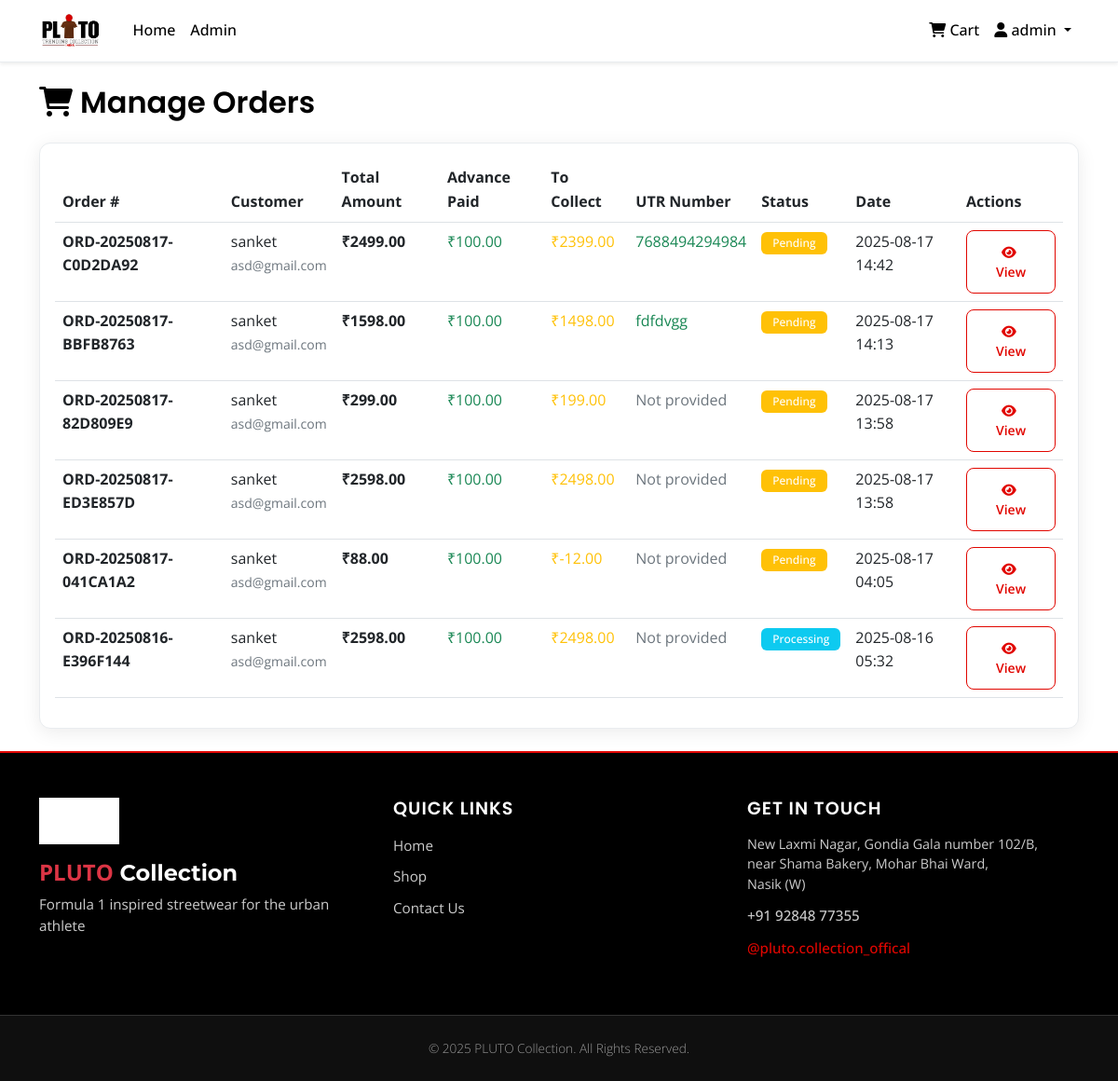
Page /admin/orders (signed in) on the committed database.
### app.py (models this page shows)
class User(UserMixin, db.Model):
    id = db.Column(db.Integer, primary_key=True)
    username = db.Column(db.String(80), unique=True, nullable=False)
    email = db.Column(db.String(120), unique=True, nullable=False)
    password_hash = db.Column(db.String(120), nullable=False)
    is_admin = db.Column(db.Boolean, default=False)
    created_at = db.Column(db.DateTime, default=datetime.utcnow)
    orders = db.relationship('Order', backref='user', lazy=True)

class Order(db.Model):
    id = db.Column(db.Integer, primary_key=True)
    order_number = db.Column(db.String(20), unique=True, nullable=False)
    user_id = db.Column(db.Integer, db.ForeignKey('user.id'), nullable=False)
    total_amount = db.Column(db.Float, nullable=False)
    advance_paid = db.Column(db.Float, default=0.0)  # New field for advance payment
    remaining_amount = db.Column(db.Float, nullable=False)  # New field for remaining amount
    status = db.Column(db.String(20), default='pending')
    shipping_address = db.Column(db.Text, nullable=False)
    phone = db.Column(db.String(20), nullable=False)
    utr_number = db.Column(db.String(50), nullable=True)  # UTR number for payment
    payment_screenshot = db.Column(db.String(200), nullable=True)  # Payment screenshot filename
    created_at = db.Column(db.DateTime, default=datetime.utcnow)
    order_items = db.relationship('OrderItem', backref='order', lazy=True)

### app.py (the view)
@app.route('/admin/orders')
@login_required
def admin_orders():
    if not current_user.is_admin:
        flash('Access denied!', 'error')
        return redirect(url_for('home'))
    orders = Order.query.order_by(Order.created_at.desc()).all()
    return render_template('admin/orders.html', orders=orders)

### app.py (called while the page is built)
@login_manager.user_loader
def load_user(user_id):
    return User.query.get(int(user_id))

### templates/admin/orders.html (shortened to what this page needs)
{% extends "base.html" %}
{% block content %}
<div class="row">
    <div class="col-12">
        <h2 class="mb-4">
            <i class="fas fa-shopping-cart me-2"></i>Manage Orders
        </h2>
    </div>
</div>
{% if orders %}
<div class="card">
    <div class="card-body">
        <div class="table-responsive">
            <table class="table table-hover">
                <thead>
                    <tr>
                        <th>Order #</th>
                        <th>Customer</th>
                        <th>Total Amount</th>
                        <th>Advance Paid</th>
                        <th>To Collect</th>
                        <th>UTR Number</th>
                        <th>Status</th>
                        <th>Date</th>
                        <th>Actions</th>
                    </tr>
                </thead>
                <tbody>
                    {% for order in orders %}
                    <tr>
                        <td>
                            <strong>{{ order.order_number }}</strong>
                        </td>
                        <td>
                            {% if order.user %}
                            {{ order.user.username }}
                            <br>
                            <small class="text-muted">{{ order.user.email }}</small>
                            {% else %}
                            <span class="text-muted">User not found</span>
                            {% endif %}
                        </td>
                        <td>
                            <strong>₹{{ "%.2f"|format(order.total_amount) }}</strong>
                        </td>
                        <td>
                            <span class="text-success">₹{{ "%.2f"|format(order.advance_paid) }}</span>
                        </td>
                        <td>
                            <span class="text-warning">₹{{ "%.2f"|format(order.remaining_amount) }}</span>
                        </td>
                        <td>
                            {% if order.utr_number %}
                            <span class="text-success">{{ order.utr_number }}</span>
                            {% else %}
                            <span class="text-muted">Not provided</span>
                            {% endif %}
                        </td>
                        <td>
                            <span class="badge bg-{{ 'success' if order.status == 'delivered' else 'warning' if order.status == 'pending' else 'info' }}">
                                {{ order.status.title() }}
                            </span>
                        </td>
                        <td>
                            {{ order.created_at.strftime('%Y-%m-%d %H:%M') }}
                        </td>
                        <td>
                            <a href="{{ url_for('admin_order_detail', order_id=order.id) }}"
                               class="btn btn-sm btn-outline-primary">
                                <i class="fas fa-eye me-1"></i>View
                            </a>
                        </td>
                    </tr>
                    {% endfor %}
                </tbody>
            </table>
        </div>
    </div>
</div>
{% else %}
<div class="text-center py-5">
    <i class="fas fa-shopping-cart text-muted" style="font-size: 4rem;"></i>
    <h3 class="mt-3 text-muted">No orders yet</h3>
    <p class="text-muted">Orders will appear here once customers start shopping.</p>
</div>
{% endif %}
{% endblock %}

### templates/base.html (shortened to what this page needs)
<!DOCTYPE html>
<html lang="en">
<head>
    <link href="https://cdn.jsdelivr.net/npm/bootstrap@5.3.0/dist/css/bootstrap.min.css" rel="stylesheet">
    <link href="https://cdnjs.cloudflare.com/ajax/libs/font-awesome/6.0.0/css/all.min.css" rel="stylesheet">
</head>
<body>
    <nav class="navbar navbar-expand-lg navbar-light shadow-sm">
        <div class="container">
            <a class="navbar-brand d-flex align-items-center" href="{{ url_for('home') }}">
                <img src="{{ url_for('static', filename='images/pluto-logo.jpg') }}"
                     alt="PLUTO Logo"
                     class="navbar-logo me-2"
                     onerror="this.style.display='none'; this.nextElementSibling.style.display='block';">
            </a>
            <div class="collapse navbar-collapse" id="navbarNav">
                <ul class="navbar-nav me-auto">
                    <li class="nav-item">
                        <a class="nav-link" href="{{ url_for('home') }}">Home</a>
                    </li>
                    {% if current_user.is_authenticated and current_user.is_admin %}
                    <li class="nav-item">
                        <a class="nav-link" href="{{ url_for('admin_dashboard') }}">Admin</a>
                    </li>
                    {% endif %}
                </ul>
                <ul class="navbar-nav">
                                    <li class="nav-item">
                    <a class="nav-link" href="{{ url_for('cart') }}">
                        <i class="fas fa-shopping-cart"></i> Cart
                    </a>
                </li>
                    {% if current_user.is_authenticated %}
                    <li class="nav-item dropdown">
                        <a class="nav-link dropdown-toggle" href="#" id="navbarDropdown" role="button" data-bs-toggle="dropdown">
                            <i class="fas fa-user"></i> {{ current_user.username }}
                        </a>
                    </li>
                    {% endif %}
                </ul>
            </div>
        </div>
    </nav>
    <main class="container my-4">
        {% block content %}{% endblock %}
    </main>
    <footer class="footer-section">
        <div class="container">
            <div class="row py-5">
                <div class="col-lg-4 col-md-6 col-12 mb-4 mb-md-0">
                    <div class="footer-brand">
                        <div class="footer-logo mb-3">
                            <img src="{{ url_for('static', filename='images/pluto-logo.jpg') }}"
                                 alt="PLUTO Logo"
                                 class="footer-logo-img"
                                 onerror="this.style.display='none';">
                        </div>
                        <h5 class="footer-brand-name">
                            <span class="text-danger fw-bold">PLUTO</span> Collection
                        </h5>
                        <p class="footer-tagline">
                            Formula 1 inspired streetwear for the urban athlete
                        </p>
                    </div>
                </div>
                <div class="col-lg-4 col-md-6 col-12 mb-4 mb-md-0">
                    <div class="footer-links">
                        <h5 class="footer-title">Quick Links</h5>
                        <ul class="footer-links-list">
                            <li><a href="{{ url_for('home') }}" class="footer-link">Home</a></li>
                            <li><a href="#products" class="footer-link">Shop</a></li>
                            <li><a href="#contact" class="footer-link">Contact Us</a></li>
                        </ul>
                    </div>
                </div>
                <div class="col-lg-4 col-md-6 col-12">
                    <div class="footer-contact">
                        <h5 class="footer-title">Get in Touch</h5>
                        <div class="contact-info">
                            <p class="contact-address">
                                New Laxmi Nagar, Gondia Gala number 102/B,<br>
                                near Shama Bakery, Mohar Bhai Ward,<br>
                                Nasik (W)
                            </p>
                            <p class="contact-phone">
                                <a href="tel:+919284877355" class="footer-link">+91 92848 77355</a>
                            </p>
                            <p class="contact-social">
                                <a href="https://instagram.com/pluto.collection_offical"
                                   target="_blank"
                                   rel="noopener noreferrer"
                                   class="footer-link social-link">
                                    @pluto.collection_offical
                                </a>
                            </p>
                        </div>
                    </div>
                </div>
            </div>
        </div>
        <div class="footer-copyright">
            <div class="container">
                <div class="row">
                    <div class="col-12 text-center">
                        <p class="copyright-text">
                            © 2025 PLUTO Collection. All Rights Reserved.
                        </p>
                    </div>
                </div>
            </div>
        </div>
    </footer>
</body>
</html>

### templates/base.html (style rules this page uses)
:root { --primary-color: #FFFFFF; --secondary-color: #000000; --highlight-color: #E10600; --text-color: #000000; --light-gray: #f8f9fa; --border-color: #e9ecef; }
* { font-family: 'Open Sans', sans-serif; }
h1, h2, h3, h4, h5, h6 { font-family: 'Poppins', sans-serif; font-weight: 600; }
body { background-color: var(--primary-color); color: var(--text-color); line-height: 1.6; }
.navbar { background-color: var(--primary-color) !important; border-bottom: 1px solid var(--border-color); box-shadow: 0 2px 10px rgba(0,0,0,0.05); }
.navbar-brand { font-family: 'Montserrat', sans-serif; font-weight: 800; font-size: 1.5rem; color: var(--highlight-color) !important; }
.navbar-logo { height: 40px; width: auto; max-width: 120px; object-fit: contain; transition: transform 0.3s ease; }
.navbar-nav .nav-link { color: var(--secondary-color) !important; font-weight: 500; transition: color 0.3s ease; }
.card { transition: all 0.3s ease; border: 1px solid var(--border-color); border-radius: 12px; box-shadow: 0 4px 20px rgba(0,0,0,0.08); background: var(--primary-color); overflow: hidden; }
.btn-outline-primary { color: var(--highlight-color); border-color: var(--highlight-color); font-weight: 600; padding: 12px 24px; border-radius: 8px; transition: all 0.3s ease; }
.badge { font-weight: 500; padding: 6px 12px; border-radius: 6px; }
.text-muted { color: #6c757d !important; }
footer { background-color: var(--secondary-color) !important; color: var(--primary-color) !important; border-top: 3px solid var(--highlight-color); }
footer a { color: var(--primary-color); text-decoration: none; transition: color 0.3s ease; }
.footer-section { background-color: #1a1a1a; color: white; border-top: 2px solid var(--highlight-color); }
.footer-brand { text-align: left; }
.footer-logo-img { height: 50px; width: auto; max-width: 120px; object-fit: contain; filter: brightness(0) invert(1); }
.footer-brand-name { font-family: 'Montserrat', sans-serif; font-weight: 700; font-size: 1.5rem; margin-bottom: 0.5rem; color: white; }
.footer-tagline { color: #cccccc; font-size: 0.95rem; line-height: 1.5; margin-bottom: 0; }
.footer-title { font-family: 'Poppins', sans-serif; font-weight: 600; font-size: 1.2rem; color: white; margin-bottom: 1rem; text-transform: uppercase; letter-spacing: 1px; }
.footer-links-list { list-style: none; padding: 0; margin: 0; }
.footer-links-list li { margin-bottom: 0.5rem; }
.footer-link { color: #cccccc; text-decoration: none; transition: all 0.3s ease; font-size: 0.95rem; }
.social-link { color: var(--highlight-color); font-weight: 500; }
.contact-info p { margin-bottom: 0.75rem; color: #cccccc; font-size: 0.9rem; line-height: 1.5; }
.contact-address { color: #cccccc; }
.contact-phone a { color: #cccccc; font-weight: 500; }
.contact-social a { color: var(--highlight-color); font-weight: 500; }
.footer-copyright { background-color: #0f0f0f; border-top: 1px solid #333333; padding: 1.5rem 0; }
.copyright-text { color: #999999; font-size: 0.85rem; margin: 0; font-weight: 300; }

### rows in the picture
User: username "admin"
Order: order_number "ORD-20250817-C0D2DA92", user.username "sanket", user.email "asd@gmail.com", total_amount "2499.00", advance_paid "100.00", remaining_amount "2399.00", utr_number "7688494294984", status "Pending", created_at "2025-08-17 14:42"
Order: order_number "ORD-20250817-BBFB8763", user.username "sanket", user.email "asd@gmail.com", total_amount "1598.00", advance_paid "100.00", remaining_amount "1498.00", utr_number "fdfdvgg", status "Pending", created_at "2025-08-17 14:13"
Order: order_number "ORD-20250817-82D809E9", user.username "sanket", user.email "asd@gmail.com", total_amount "299.00", advance_paid "100.00", remaining_amount "199.00", shows "Not provided", status "Pending", created_at "2025-08-17 13:58"
Order: order_number "ORD-20250817-ED3E857D", user.username "sanket", user.email "asd@gmail.com", total_amount "2598.00", advance_paid "100.00", remaining_amount "2498.00", shows "Not provided", status "Pending", created_at "2025-08-17 13:58"
Order: order_number "ORD-20250817-041CA1A2", user.username "sanket", user.email "asd@gmail.com", total_amount "88.00", advance_paid "100.00", remaining_amount "-12.00", shows "Not provided", status "Pending", created_at "2025-08-17 04:05"
Order: order_number "ORD-20250816-E396F144", user.username "sanket", user.email "asd@gmail.com", total_amount "2598.00", advance_paid "100.00", remaining_amount "2498.00", shows "Not provided", status "Processing", created_at "2025-08-16 05:32"
